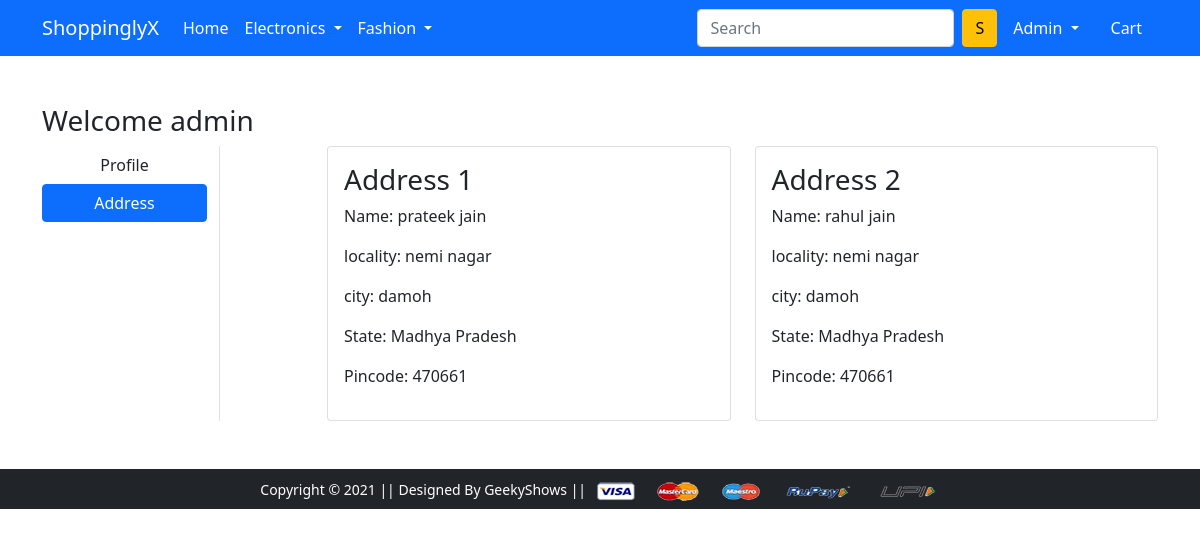
The app's page /address/ (signed in) with its own data.
### app/models.py (models this page shows, shortened)
class Customer(models.Model):
    user = models.ForeignKey(User,on_delete=models.CASCADE)
    name = models.CharField(max_length=200)
    locality = models.CharField(max_length=200)
    city = models.CharField(max_length=50)
    zipcode = models.IntegerField()
    state = models.CharField(choices=state_choices,max_length=50)

### app/views.py (the view)
# urls.py: path('address/', views.address, name='address'),
@login_required
def address(request):
 add = Customer.objects.filter(user=request.user)
 return render(request, 'app/address.html', {'add':add, 'active':'btn-primary'})

### app/templates/app/address.html (shortened to what this page needs)
{% extends 'app/base.html' %}
{% load static %}
{% block main-content %}
<div class="container my-5">
    <div class="row">
        <h3>Welcome <span class="" text-capitalize>{{request.user}}</span></h3>
        <div class="col-sm-2 border-end">
            <ul class="list-unstyled">
                <li class="d-grid"><a href="{% url 'profile' %}" class="btn">Profile</a></li>
                <li class="d-grid"><a href="{% url 'address' %}" class="btn {{active}}">Address</a></li>
            </ul>
        </div>
        <div class="col-sm-9 offset-sm-1">
            <div class="row">
                {% for ad in add %}
                <div class="col-sm-6">
                    <div class="card">
                        <div class="card-body">
                            <h3>Address {{forloop.counter}}</h3>
                            <p>Name: {{ad.name}}</p>
                            <p>locality: {{ad.locality}}</p>
                            <p>city: {{ad.city}}</p>
                            <p>State: {{ad.state}}</p>
                            <p>Pincode: {{ad.zipcode}}</p>
                        </div>
                    </div>
                </div>
                {% endfor %}
            </div>
        </div>
    </div>
</div>
{% endblock main-content %}

### app/templates/app/base.html (shortened to what this page needs)
<!doctype html>
{% load static %}
<html lang="en">
  <head>
    <link href="https://cdn.jsdelivr.net/npm/bootstrap@5.0.0-beta1/dist/css/bootstrap.min.css" rel="stylesheet">
    <link rel="stylesheet" href="{% static 'app/css/owl.carousel.min.css' %}">
    <link rel="stylesheet" href="{% static 'app/css/all.min.css' %}">
    <link rel="stylesheet" href="{% static 'app/css/style.css' %}">
  </head>
  <body>
    <nav class="navbar navbar-expand-lg navbar-dark bg-primary">
     <div class="container">
       <a class="navbar-brand" href="/">ShoppinglyX</a>
       <div class="collapse navbar-collapse" id="navbarSupportedContent">
         <ul class="navbar-nav me-auto mb-2 mb-lg-0">
           <li class="nav-item">
             <a class="nav-link active" aria-current="page" href="/">Home</a>
           </li>
           <li class="nav-item dropdown">
             <a class="nav-link dropdown-toggle text-white" href="#" id="electronicsDropdown" role="button" data-bs-toggle="dropdown" aria-expanded="false">
               Electronics
             </a>
           </li>
           <li class="nav-item dropdown">
             <a class="nav-link dropdown-toggle text-white" href="#" id="fashionDropdown" role="button" data-bs-toggle="dropdown" aria-expanded="false">
               Fashion
             </a>
           </li>
         </ul>
         <form class="d-flex">
           <input class="form-control me-2" type="search" placeholder="Search" aria-label="Search">
           <button class="btn btn-warning" type="submit">S</button>
         </form>
         <div>
          <ul class="navbar-nav me-auto mb-2 mb-lg-0">
            {% if request.user.is_authenticated %}
              <li class="nav-item dropdown mx-2">
              <a class="nav-link dropdown-toggle text-white" href="#" id="profileDropdown" role="button" data-bs-toggle="dropdown" aria-expanded="false">
                {{request.user.username|capfirst}}
              </a>
            </li>
            <li class="nav-item mx-2">
             <a href="{% url 'showcart' %}" class="nav-link text-white"> Cart </a>
            </li>
          {% endif %}
          </ul>
         </div>
       </div>
     </div>
    </nav>
    {% block main-content %} {% endblock main-content %}
    <footer class="container-fluid bg-dark text-center p-2 mt-5">
        <small class="text-white">Copyright &copy; 2021 || Designed By GeekyShows || </small>
        <img src="{% static 'app/images/payment.png' %}" alt="" srcset="" class="img-fluid" height="2px">
    </footer>
  </body>
</html>

### records on screen
Customer: name "prateek jain", locality "nemi nagar", city "damoh", state "Madhya Pradesh", zipcode "470661"
Customer: name "rahul jain", locality "nemi nagar", city "damoh", state "Madhya Pradesh", zipcode "470661"

### other values on screen
{{ request.user.username|capfirst }} "Admin"
{{ request.user }} "admin"
